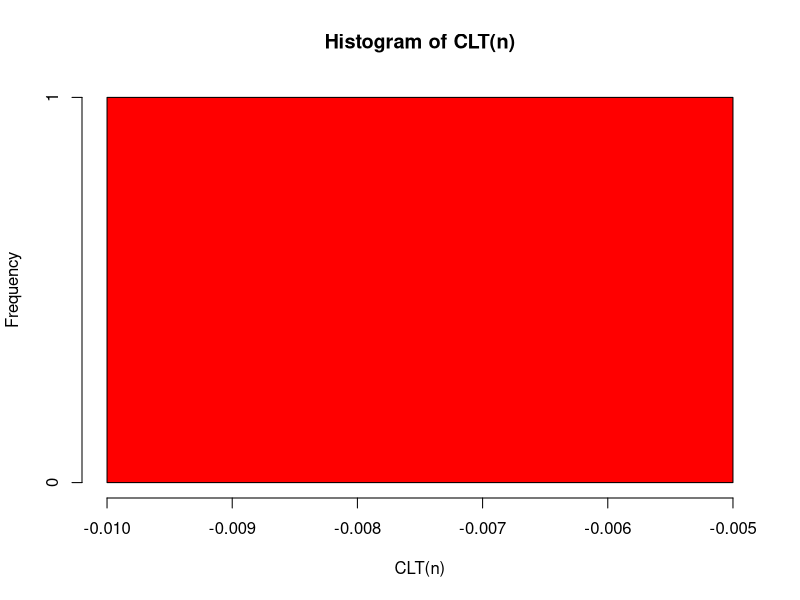
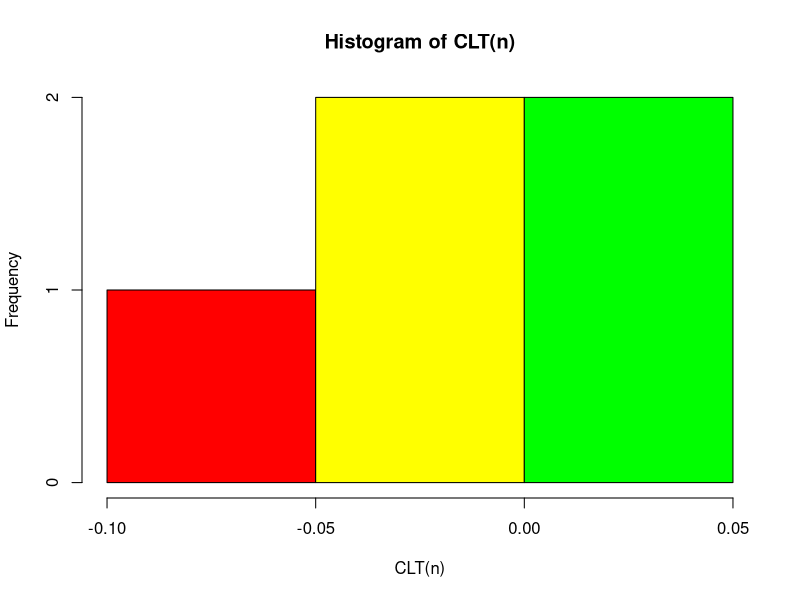
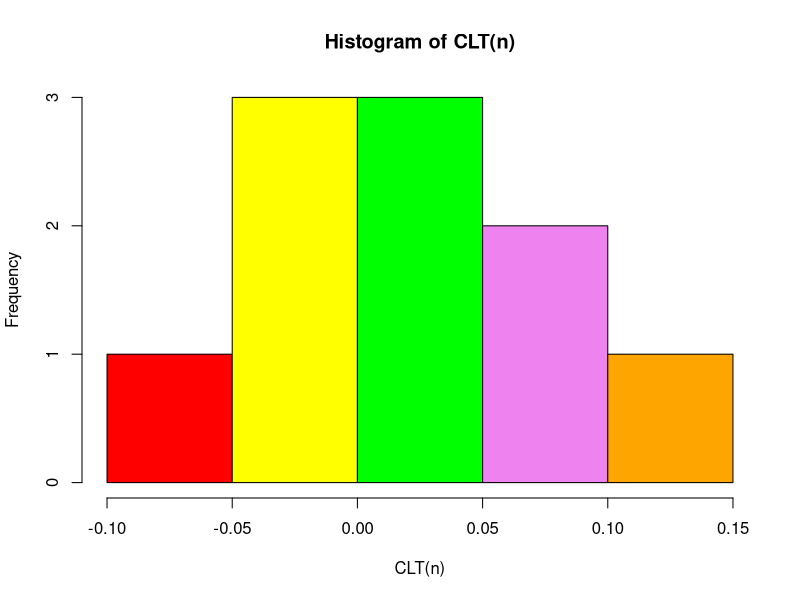
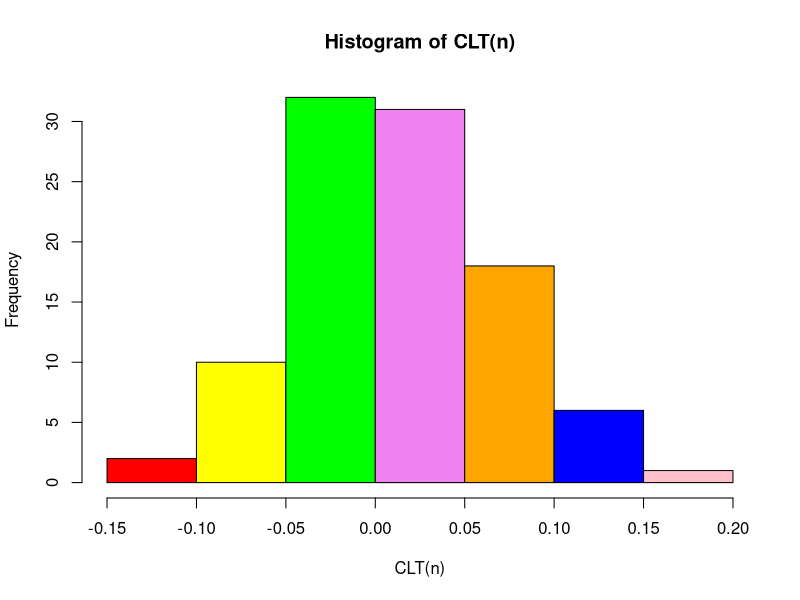

These figures' R source, in order:
#!/usr/bin/env Rscript

COLORS <- c("red", "yellow", "green", "violet", "orange", "blue", "pink", "cyan")

CLT <- function(n) {
	# Scrieți o funcție care genereaza un număr de n eșantioane,
	# fiecare eșantion de dimensiune 10000, folosind distribuția
	# uniforma cu valori din intervalul [−10, 10].
	# Numărul de eșantioane n este parametrul funcției.
	# Funcția returneaza vectorul mediilor celor n eșantioane.
	medii <- c()
	for (index in 1:n) {
		esantion <- runif(n=10000, min=-10, max=10)
		medii[index] <- mean(esantion)
	}
	return(medii)
}

2. 

histograma <- function(image_name, n) {
	# Genereaza histograma pentru datele primite
	png(image_name, width=4, height=4, units="in", res=300)
	hist(CLT(n), col=COLORS)
	dev.off()
}

main <- function() {
	# Folosiți aceasta funcție pentru a construi histograma mediilor
	# eșantioanelor când numărul acestora n este egal cu 1, 5, 10 și
	# 100, respectiv.
	# Observați modificarile histogramei când valorile lui n cresc.
	for (valoare in c(1, 5, 10, 100)) {
		histograma(paste('histograma-', valoare, '.png', seq=""), valoare)	
	}
}

main()
